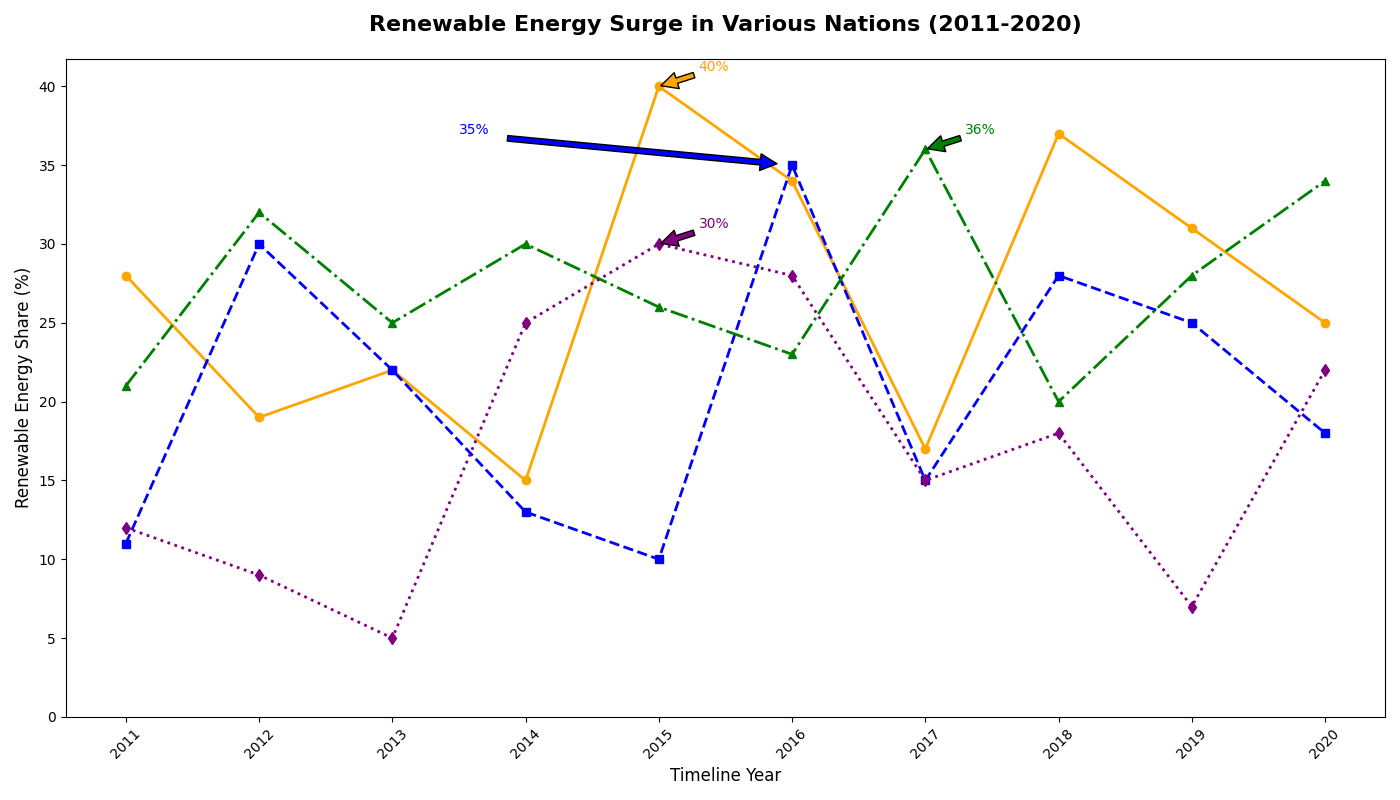

Recreate this plot in Python.
import matplotlib.pyplot as plt
import numpy as np

years = np.arange(2011, 2021)

solarlandia_renewables = [28, 19, 22, 15, 40, 34, 17, 37, 31, 25]
windtopia_renewables = [11, 30, 22, 13, 10, 35, 15, 28, 25, 18]
hydroville_renewables = [21, 32, 25, 30, 26, 23, 36, 20, 28, 34]
geothermia_renewables = [12, 9, 5, 25, 30, 28, 15, 18, 7, 22]

plt.figure(figsize=(14, 8))

plt.plot(years, solarlandia_renewables, marker='o', linestyle='-', linewidth=2, color='orange')
plt.plot(years, windtopia_renewables, marker='s', linestyle='--', linewidth=2, color='blue')
plt.plot(years, hydroville_renewables, marker='^', linestyle='-.', linewidth=2, color='green')
plt.plot(years, geothermia_renewables, marker='d', linestyle=':', linewidth=2, color='purple')

# Randomly altered title and axis labels
plt.title("Renewable Energy Surge in Various Nations (2011-2020)", fontsize=16, fontweight='bold', pad=20)
plt.xlabel('Timeline Year', fontsize=12)
plt.ylabel('Renewable Energy Share (%)', fontsize=12)

plt.xticks(years, rotation=45)
plt.yticks(np.arange(0, 45, 5))

max_solarlandia = max(solarlandia_renewables)
max_windtopia = max(windtopia_renewables)
max_hydroville = max(hydroville_renewables)
max_geothermia = max(geothermia_renewables)

plt.annotate(f'{max_solarlandia}%', xy=(years[np.argmax(solarlandia_renewables)], max_solarlandia), 
             xytext=(years[np.argmax(solarlandia_renewables)]+0.3, max_solarlandia+1),
             arrowprops=dict(facecolor='orange', shrink=0.05), fontsize=10, color='orange')
plt.annotate(f'{max_windtopia}%', xy=(years[np.argmax(windtopia_renewables)], max_windtopia), 
             xytext=(years[np.argmax(windtopia_renewables)]-2.5, max_windtopia+2),
             arrowprops=dict(facecolor='blue', shrink=0.05), fontsize=10, color='blue')
plt.annotate(f'{max_hydroville}%', xy=(years[np.argmax(hydroville_renewables)], max_hydroville), 
             xytext=(years[np.argmax(hydroville_renewables)]+0.3, max_hydroville+1),
             arrowprops=dict(facecolor='green', shrink=0.05), fontsize=10, color='green')
plt.annotate(f'{max_geothermia}%', xy=(years[np.argmax(geothermia_renewables)], max_geothermia), 
             xytext=(years[np.argmax(geothermia_renewables)]+0.3, max_geothermia+1),
             arrowprops=dict(facecolor='purple', shrink=0.05), fontsize=10, color='purple')

plt.tight_layout()
plt.show()
